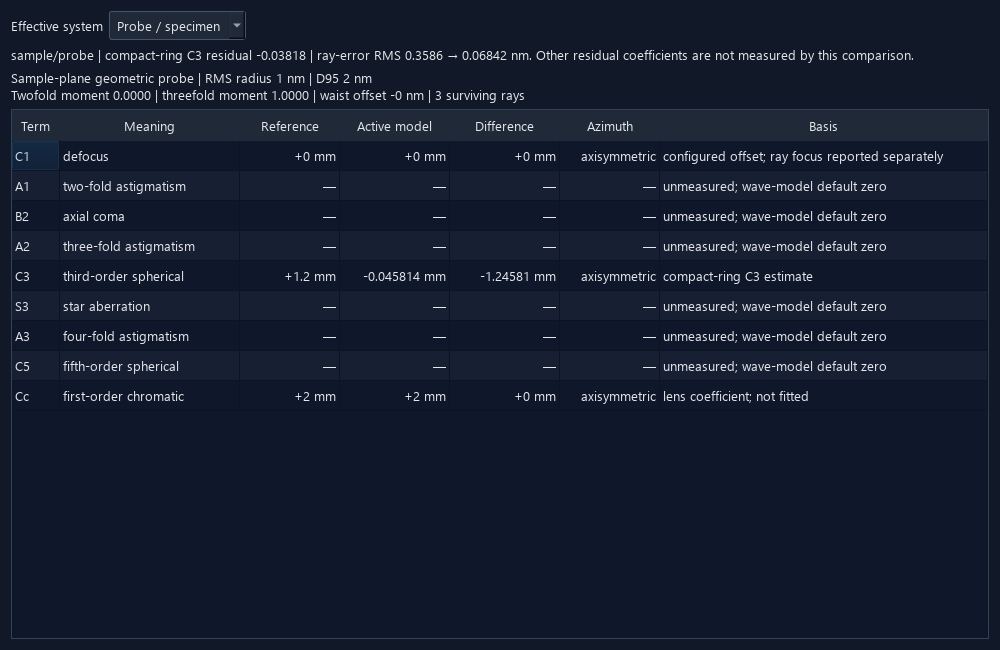

This figure's Python source:
import os
os.environ['QT_QPA_PLATFORM'] = 'offscreen'
from types import SimpleNamespace
import numpy as np
from PySide6.QtWidgets import QApplication
from PySide6.QtGui import QFont, QFontDatabase
from temsim.app import APPLICATION_STYLE
from temsim.gui.aberration_view import AberrationComparisonView
from temsim.optics.column import default_state

app = QApplication([])
font_id = QFontDatabase.addApplicationFont('C:/Windows/Fonts/segoeui.ttf')
app.setFont(QFont(QFontDatabase.applicationFontFamilies(font_id)[0], 10))
app.setStyleSheet(APPLICATION_STYLE)
state = default_state()
triangle = np.exp(2j * np.pi * np.arange(3) / 3) * 1e-9
branch = SimpleNamespace(
    x=triangle.real[None, :], y=triangle.imag[None, :],
    tx=np.zeros((1, 3)), ty=np.zeros((1, 3)),
    alive=np.ones(3, dtype=bool), ray_weight=np.ones(3),
)
view = AberrationComparisonView(fixed_system='probe')
view.resize(1000, 650)
view.display_result(SimpleNamespace(state_snapshot=state, simulation=SimpleNamespace(incident=branch)))
view.show()
app.processEvents()
view.grab().save('tmp/probe_diagnostic_ui_smoke.png')
print(ascii(view.summary.text()))
